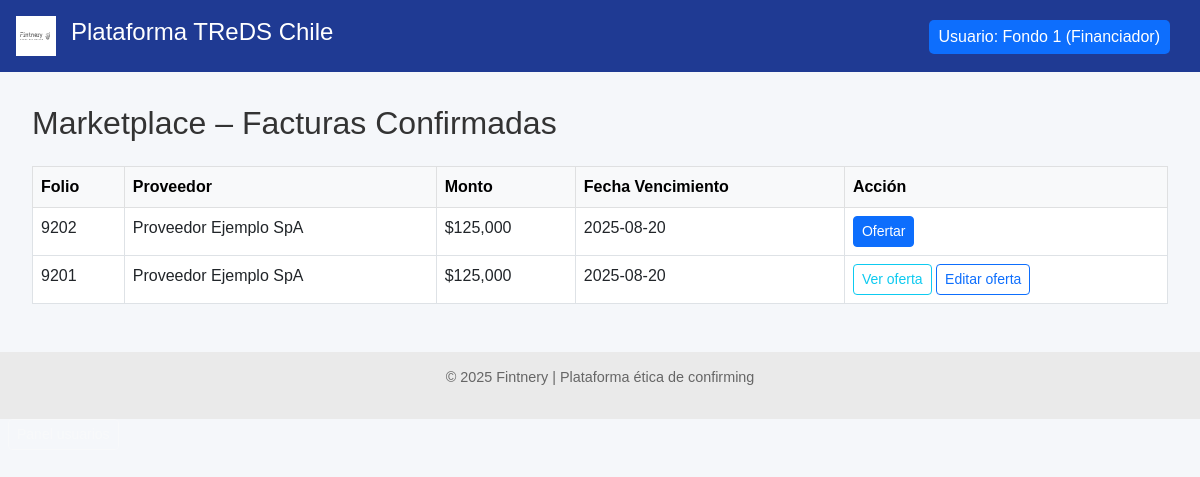
Page /financiador/marketplace (signed in) on the committed database.
### models.py (models this page shows)
class FacturaDB(Base):
    __tablename__ = "facturas"
    id = Column(Integer, primary_key=True, index=True)
    rut_emisor = Column(String, index=True)
    rut_receptor = Column(String)
    tipo_dte = Column(String)
    folio = Column(Integer)
    monto = Column(Integer)
    estado_dte = Column(String)
    razon_social_emisor = Column(String)
    razon_social_receptor = Column(String)
    fecha_emision = Column(Date)
    fecha_vencimiento = Column(Date)
    fecha_vencimiento_original = Column(Date, nullable=True)
    modificacion_aceptada_por_proveedor = Column(Boolean, nullable=True, default=None)
    confirming_solicitado = Column(Boolean, default=False)
    origen_confirmacion = Column(String, default="Desconocido")
    financiador_adjudicado = Column(String, nullable=True)
    proveedor_id = Column(Integer, ForeignKey("proveedores.id"))
    proveedor = relationship("Proveedor", back_populates="facturas")
    pagador_id = Column(Integer, ForeignKey("pagadores.id"))
    pagador = relationship("Pagador", back_populates="facturas")
    ofertas = relationship("OfertaFinanciamiento", back_populates="factura")

class Financiador(Base):
    __tablename__ = "financiadores"
    id = Column(Integer, primary_key=True, index=True)
    nombre = Column(String, nullable=False)
    usuario = Column(String, unique=True, index=True, nullable=False)
    clave_hash = Column(String, nullable=False)
    es_admin = Column(Boolean, default=False)
    costo_fondos_mensual = Column(Float, default=0.0)  # ← Explicita unidad mensual
    fecha_costo_fondos = Column(Date, default=None)    # ← Fecha de carga más reciente
    condiciones = relationship(
        "CondicionesPorPagador",
        back_populates="financiador",
        cascade="all, delete-orphan"
    )
    ofertas = relationship("OfertaFinanciamiento", back_populates="financiador")

### routers/financiador.py (the view)
@router.get("/marketplace")
def ver_marketplace(
    request: Request,
    db: Session = Depends(get_db)
):
    financiador_id = request.session.get("financiador_id")
    if not financiador_id:
        return RedirectResponse(url="/financiador/login", status_code=303)
    financiador = db.query(Financiador).filter(Financiador.id == financiador_id).first()
    if not financiador.costo_fondos_mensual or financiador.fecha_costo_fondos != date.today():
        return RedirectResponse(url="/financiador/costo-fondos", status_code=303)
    financiador_nombre = financiador.nombre if financiador else "Desconocido"
    facturas = (
        db.query(FacturaDB)
        .filter(
            FacturaDB.estado_dte == "Confirming solicitado",
            FacturaDB.financiador_adjudicado.is_(None)
        )
        .all()
    )
    ofertas_propias = {
        o.factura_id: o
        for o in db.query(OfertaFinanciamiento)
                   .filter_by(financiador_id=financiador_id)
                   .all()
    }
    return templates.TemplateResponse(
        "marketplace_financiador.html",        # ⬅️  NUEVO template
        {
            "request": request,
            "facturas": facturas,
            "ofertas_propias": ofertas_propias,
            "financiador_nombre": financiador_nombre
        }
    )

### templates/marketplace_financiador.html (shortened to what this page needs)
{% extends "base.html" %}
{% block content %}
<h2 class="mb-4">Marketplace – Facturas Confirmadas</h2>
{% if facturas %}
<table class="table table-bordered table-hover">
  <thead class="table-light">
    <tr>
      <th>Folio</th>
      <th>Proveedor</th>
      <th>Monto</th>
      <th>Fecha Vencimiento</th>
      <th>Acción</th>
    </tr>
  </thead>
  <tbody>
  {% for f in facturas %}
    <tr>
      <td>{{ f.folio }}</td>
      <td>{{ f.razon_social_emisor }}</td>
      <td>${{ '{:,.0f}'.format(f.monto) }}</td>
      <td>{{ f.fecha_vencimiento }}</td>
      <td>
        {% if f.id in ofertas_propias %}
          <form action="/financiador/ver-oferta/{{ ofertas_propias[f.id].id }}" method="get" class="d-inline">
            <button class="btn btn-sm btn-outline-info">Ver oferta</button>
          </form>
          <form action="/financiador/ofertar/{{ f.id }}" method="get" class="d-inline">
            <button class="btn btn-sm btn-outline-primary">Editar oferta</button>
          </form>
        {% else %}
          <form action="/financiador/ofertar/{{ f.id }}" method="get" class="d-inline">
            <button class="btn btn-sm btn-primary">Ofertar</button>
          </form>
        {% endif %}
      </td>
    </tr>
  {% endfor %}
  </tbody>
</table>
{% else %}
<p class="text-muted">No hay facturas disponibles para ofertar.</p>
{% endif %}
{% endblock %}

### templates/base.html (shortened to what this page needs)
<!DOCTYPE html>
<html lang="es">
<head>
    <link href="https://cdn.jsdelivr.net/npm/bootstrap@5.3.0/dist/css/bootstrap.min.css" rel="stylesheet">
    <link rel="stylesheet" href="/static/styles.css">
</head>
<body>
    <header class="main-header">
        <img src="/static/LogoFIntneryWeb.svg" alt="Fintnery" class="logo">
        <h1 class="titulo-principal">Plataforma TReDS Chile</h1>
    </header>
    <main>
        {% block content %}{% endblock %}
    </main>
    <footer class="footer">
        <p>&copy; 2025 Fintnery | Plataforma ética de confirming</p>
    </footer>
    {% if financiador_nombre or proveedor_nombre or pagador_nombre %}
    <div style="position: absolute; top: 20px; right: 30px; color: white; background-color: #0d6efd; padding: 5px 10px; border-radius: 5px;">
        Usuario:
        {% if financiador_nombre %}{{ financiador_nombre }} (Financiador){% endif %}
    </div>
{% endif %}
    {% if request.session.get('es_admin') %}
  <a href="/financiador/usuarios" class="btn btn-sm btn-outline-light ms-2">Panel usuarios</a>
{% endif %}
</body>
</html>

### static/styles.css (style rules this page uses)
body { font-family: sans-serif; margin: 0; background-color: #f5f7fa; color: #333; }
.main-header { background-color: #1f3a93; color: white; padding: 1em; display: flex; align-items: center; }
.logo { height: 40px; margin-right: 15px; }
.titulo-principal { font-size: 1.5em; }
footer.footer { background-color: #eaeaea; text-align: center; padding: 1em; font-size: 0.9em; color: #666; }
main { padding: 2em; }

### rows in the picture
FacturaDB: folio "9202", razon_social_emisor "Proveedor Ejemplo SpA", monto "125,000", fecha_vencimiento "2025-08-20"
FacturaDB: folio "9201", razon_social_emisor "Proveedor Ejemplo SpA", monto "125,000", fecha_vencimiento "2025-08-20"
Financiador: nombre "Fondo 1"
